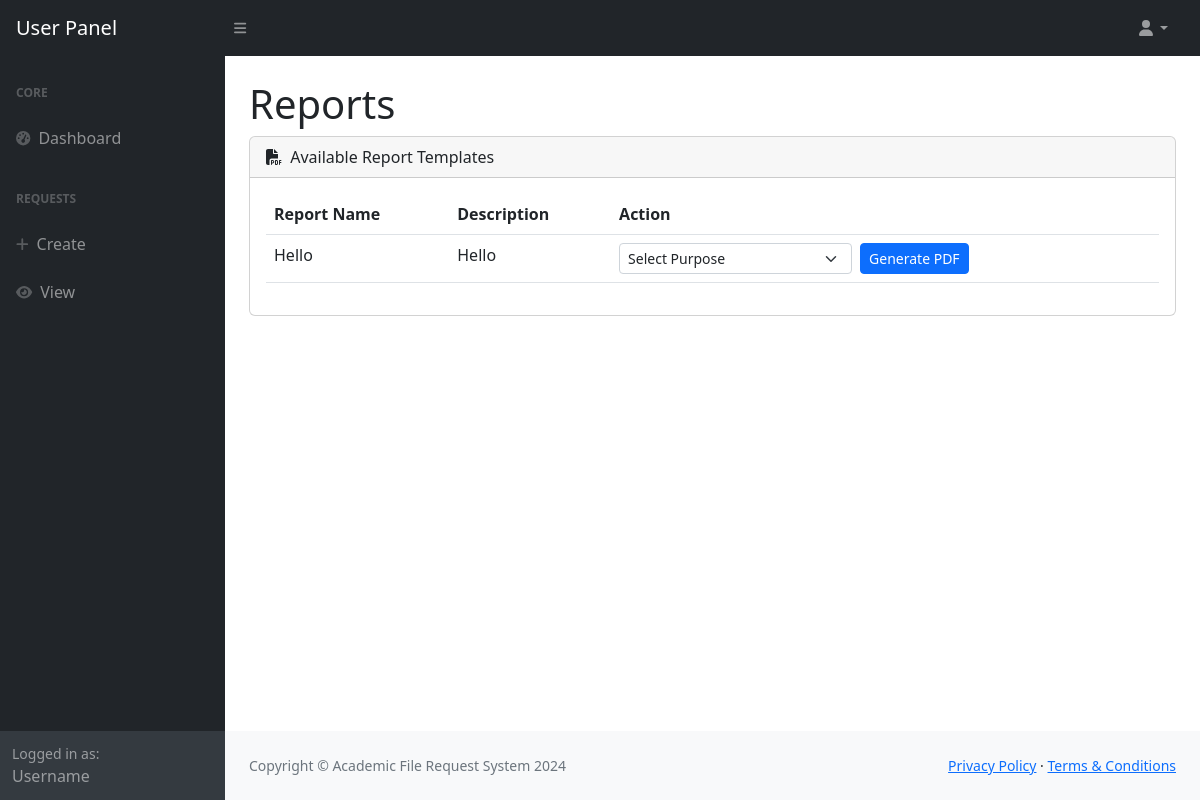
Before: /user/reports/ (signed in) with the older database file.
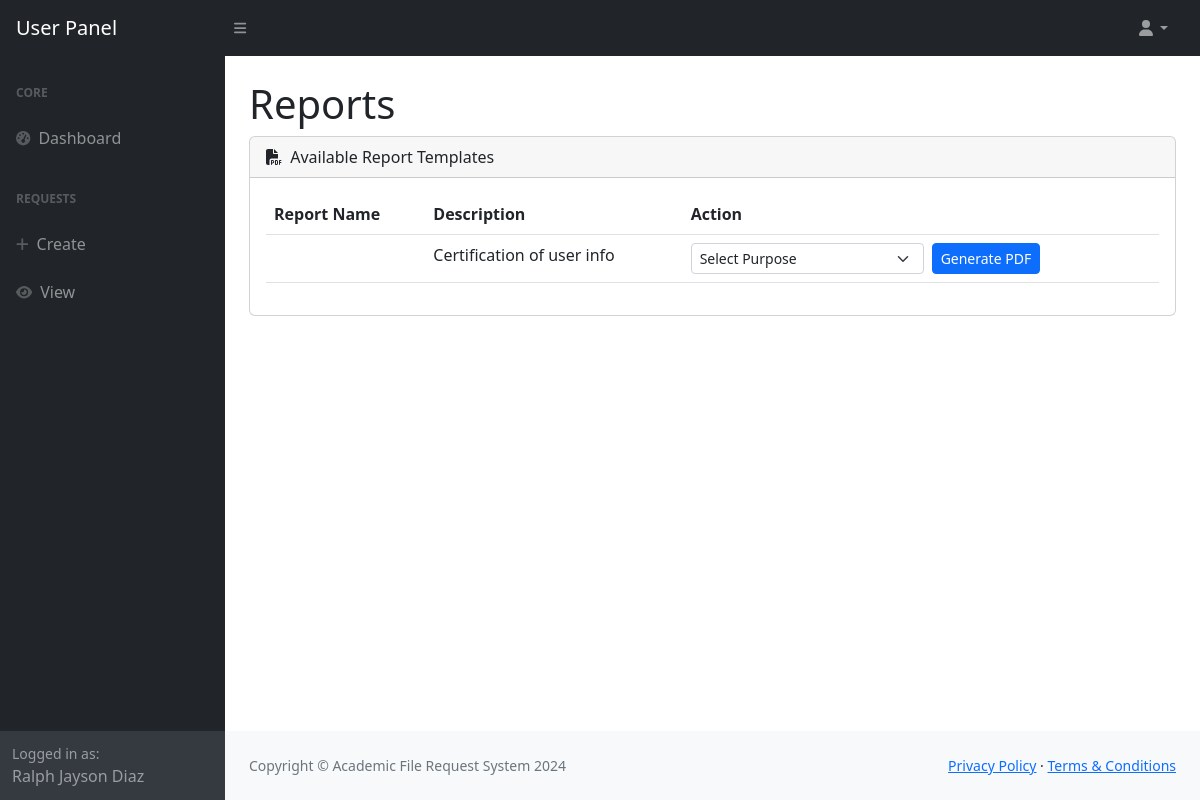
After: the same page with the newer database file.
### onlinerequest/models.py (models this page shows, shortened)
class ReportTemplate(models.Model):
    name = models.CharField(max_length=255)
    template_file = models.FileField(upload_to='reports/templates/')
    description = models.CharField(max_length=500)
    created_at = models.DateTimeField(auto_now_add=True)

class Record(models.Model):
    user_number = models.CharField(max_length=10)
    first_name = models.CharField(max_length=64)
    last_name = models.CharField(max_length=64)
    course_code = models.CharField(max_length=5)
    middle_name = models.CharField(max_length=64, default='De Guz Man')
    contact_no = models.IntegerField(default='09667614313')
    entry_year_from = models.IntegerField()
    entry_year_to = models.IntegerField()

### onlinerequest/views/reports.py (the view)
# urls.py: path('', views.index),
def index(request):
    templates = ReportTemplate.objects.all()
    purposes = Purpose.objects.filter(active=True)
    return render(request, 'user/reports.html', {'templates': templates, 'purposes': purposes})

### onlinerequest/context_processors.py (called while the page is built)
def user_record(request):
    if request.user.is_authenticated:
        try:
            user_record = Record.objects.get(user_number=request.user.student_number)
            return {'user_record': user_record}
        except Record.DoesNotExist:
            return {'user_record': None}
    return {'user_record': None}

def request_forms(request):
    request_forms = Request.objects.all()
    return {'request_forms': request_forms}

def user_profile(request):
    if request.user.is_authenticated:
        try:
            profile = Profile.objects.get(user=request.user)
            return {'user_profile': profile}
        except Profile.DoesNotExist:
            return {'user_profile': None}
    return {'user_profile': None}

def user_requests(request):
    if request.user.is_authenticated:
        from onlinerequest.models import User_Request
        user_requests = User_Request.objects.filter(user=request.user)
        return {'user_requests_global': user_requests}
    return {'user_requests_global': []}

def courses(request):
    all_courses = Course.objects.all()
    return {'all_courses': all_courses}

### onlinerequest/templates/user/reports.html (shortened to what this page needs)
{% load static %}
<!DOCTYPE html>
<html lang="en">
    <head>
        {% include 'header.html' %}
    </head>
    <body class="sb-nav-fixed">
        {% include 'user/user-topnav.html' %}
        <div id="layoutSidenav">
            {% include 'user/user-sidenav.html' %}
            <div id="layoutSidenav_content">
                <main>
                    <div class="container-fluid px-4">
                        <h1 class="mt-4">Reports</h1>
                        <div class="card mb-4">
                            <div class="card-header">
                                <i class="fas fa-file-pdf me-1"></i>
                                Available Report Templates
                            </div>
                            <div class="card-body">
                                <table class="table table-hover">
                                    <thead>
                                        <tr>
                                            <th>Report Name</th>
                                            <th>Description</th>
                                            <th>Action</th>
                                        </tr>
                                    </thead>
                                    <tbody>
                                        {% for template in templates %}
                                        <tr>
                                            <td>{{ template.name }}</td>
                                            <td>{{ template.description }}</td>
                                            <td>
                                                <div class="d-flex align-items-center">
                                                    <select class="form-select form-select-sm me-2" style="width: auto;" id="purpose-{{ template.id }}">
                                                        <option value="">Select Purpose</option>
                                                    </select>
                                                    <a href="{% url 'generate_report_pdf' template.id %}"
                                                    class="btn btn-primary btn-sm"
                                                    onclick="return generatePdfWithPurpose(this, '{{ template.id }}')">
                                                        Generate PDF
                                                    </a>
                                                </div>
                                            </td>
                                        </tr>
                                        {% endfor %}
                                    </tbody>
                                </table>
                            </div>
                        </div>
                    </div>
                </main>
                <footer class="py-4 bg-light mt-auto">
                    <div class="container-fluid px-4">
                        <div class="d-flex align-items-center justify-content-between small">
                            <div class="text-muted">Copyright © Academic File Request System 2024</div>
                            <div>
                                <a href="#">Privacy Policy</a>
                                ·
                                <a href="#">Terms & Conditions</a>
                            </div>
                        </div>
                    </div>
                </footer>
            </div>
        </div>
    </body>
    </body>
</html>

### onlinerequest/templates/user/user-sidenav.html (shortened to what this page needs)
<div id="layoutSidenav_nav">
    <nav class="sb-sidenav accordion sb-sidenav-dark" id="sidenavAccordion">
        <div class="sb-sidenav-menu">
            <div class="nav">
                <div class="sb-sidenav-menu-heading">Core</div>
                <a class="nav-link" href="/user/dashboard/">
                    <div class="sb-nav-link-icon"><i class="fas fa-tachometer-alt"></i></div>
                    Dashboard
                </a>
                <div class="sb-sidenav-menu-heading">Requests</div>
                <a class="nav-link" href="/request/">
                    <div class="sb-nav-link-icon"><i class="fas fa-plus"></i></div>
                    Create
                </a>
                <a class="nav-link" href="/request/user/">
                    <div class="sb-nav-link-icon"><i class="fas fa-eye"></i></div>
                    View
                </a>
            </div>
        </div>
        <div class="sb-sidenav-footer">
            <div class="small">Logged in as:</div>
            {{ user_record.first_name|default:'Username' }} {{ user_record.last_name|default:'' }}
        </div>
    </nav>
</div>

Changed rows visible on the page:
removed ReportTemplate: name "Hello", description "Hello"
added Record: first_name "Ralph Jayson", last_name "Diaz"
added ReportTemplate: description "Certification of user info"
Other visible differences:
{{ user_record.first_name|default:'Username' }}: "Username" → (not shown)
